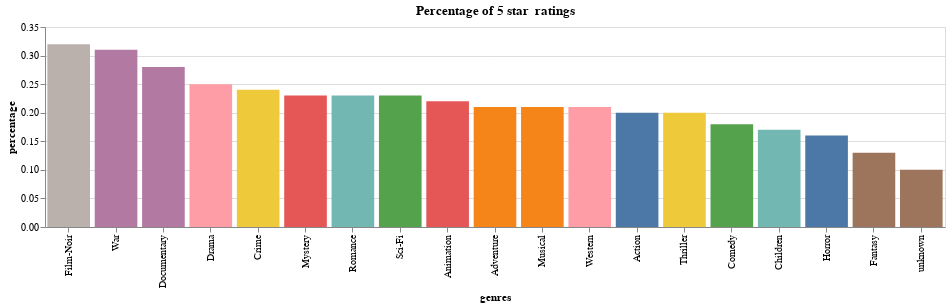

Notebook code for this chart:
### Code cell
chart = alt.Chart(best_genres).mark_bar().encode(
    x=alt.X('genres:N', sort='-y'),   # sort bars by count
    y=alt.Y('percentage:Q'),
    color=alt.Color('genres:N', legend=None),  # distinct colors per brand
    tooltip=['genres', 'percentage']
).properties(
    title="Percentage of 5 star  ratings",
    width=900,
    height=200
)

chart.show()

### Figure 1 — Vega-Lite specification as saved in the notebook (floating-point values rounded to 4 significant figures)
{"$schema": "https://vega.github.io/schema/vega-lite/v5.20.1.json", "config": {"view": {"continuousHeight": 300, "continuousWidth": 300}}, "data": {"name": "data-3eadc37a7b707cf425e27b096ff445e0"}, "datasets": {"data-3eadc37a7b707cf425e27b096ff445e0": [{"five_star_count": 5103, "genres": "Action", "percentage": 0.2, "total_ratings": 25589}, {"five_star_count": 2903, "genres": "Adventure", "percentage": 0.21, "total_ratings": 13753}, {"five_star_count": 796, "genres": "Animation", "percentage": 0.22, "total_ratings": 3605}, {"five_star_count": 1217, "genres": "Children", "percentage": 0.17, "total_ratings": 7182}, {"five_star_count": 5224, "genres": "Comedy", "percentage": 0.18, "total_ratings": 29832}, {"five_star_count": 1963, "genres": "Crime", "percentage": 0.24, "total_ratings": 8055}, {"five_star_count": 209, "genres": "Documentary", "percentage": 0.28, "total_ratings": 758}, {"five_star_count": 9997, "genres": "Drama", "percentage": 0.25, "total_ratings": 39895}, {"five_star_count": 176, "genres": "Fantasy", "percentage": 0.13, "total_ratings": 1352}, {"five_star_count": 560, "genres": "Film-Noir", "percentage": 0.32, "total_ratings": 1733}, {"five_star_count": 877, "genres": "Horror", "percentage": 0.16, "total_ratings": 5317}, {"five_star_count": 1050, "genres": "Musical", "percentage": 0.21, "total_ratings": 4954}, {"five_star_count": 1225, "genres": "Mystery", "percentage": 0.23, "total_ratings": 5245}, {"five_star_count": 4559, "genres": "Romance", "percentage": 0.23, "total_ratings": 19461}, {"five_star_count": 2914, "genres": "Sci-Fi", "percentage": 0.23, "total_ratings": 12730}, {"five_star_count": 4312, "genres": "Thriller", "percentage": 0.2, "total_ratings": 21872}, {"five_star_count": 2914, "genres": "War", "percentage": 0.31, "total_ratings": 9398}, {"five_star_count": 394, "genres": "Western", "percentage": 0.21, "total_ratings": 1854}, {"five_star_count": 1, "genres": "unknown", "percentage": 0.1, "total_ratings": 10}]}, "encoding": {"color": {"field": "genres", "legend": null, "type": "nominal"}, "tooltip": [{"field": "genres", "type": "nominal"}, {"field": "percentage", "type": "quantitative"}], "x": {"field": "genres", "sort": "-y", "type": "nominal"}, "y": {"field": "percentage", "type": "quantitative"}}, "height": 200, "mark": {"type": "bar"}, "title": "Percentage of 5 star  ratings", "width": 900}
